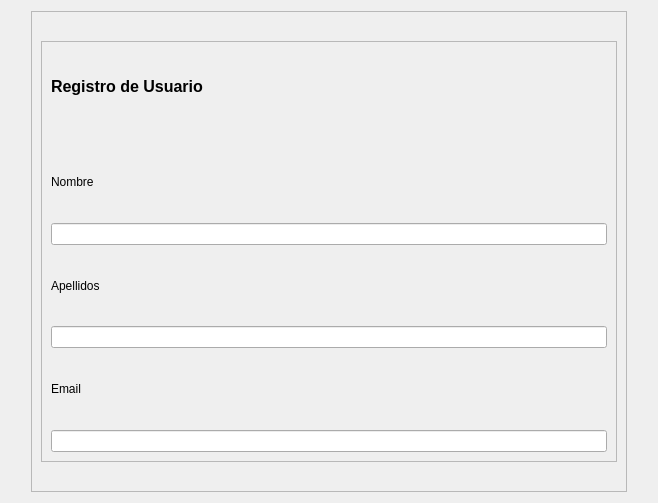
<?xml version="1.0" encoding="UTF-8"?>
<ui version="4.0">
 <class>centrawindow</class>
 <widget class="QDialog" name="centrawindow">
  <property name="geometry">
   <rect>
    <x>0</x>
    <y>0</y>
    <width>658</width>
    <height>503</height>
   </rect>
  </property>
  <property name="windowTitle">
   <string>MainWindow</string>
  </property>
  <layout class="QHBoxLayout" name="horizontalLayout">
   <item>
    <spacer name="verticalSpacer">
     <property name="orientation">
      <enum>Qt::Vertical</enum>
     </property>
     <property name="sizeHint" stdset="0">
      <size>
       <width>20</width>
       <height>478</height>
      </size>
     </property>
    </spacer>
   </item>
   <item>
    <widget class="QFrame" name="frame">
     <property name="frameShape">
      <enum>QFrame::StyledPanel</enum>
     </property>
     <property name="frameShadow">
      <enum>QFrame::Raised</enum>
     </property>
     <layout class="QVBoxLayout" name="verticalLayout">
      <item>
       <spacer name="horizontalSpacer">
        <property name="orientation">
         <enum>Qt::Horizontal</enum>
        </property>
        <property name="sizeHint" stdset="0">
         <size>
          <width>549</width>
          <height>20</height>
         </size>
        </property>
       </spacer>
      </item>
      <item>
       <widget class="QFrame" name="frame_2">
        <property name="frameShape">
         <enum>QFrame::StyledPanel</enum>
        </property>
        <property name="frameShadow">
         <enum>QFrame::Raised</enum>
        </property>
        <layout class="QVBoxLayout" name="verticalLayout_2">
         <item>
          <widget class="QLabel" name="label">
           <property name="font">
            <font>
             <pointsize>12</pointsize>
             <weight>75</weight>
             <bold>true</bold>
            </font>
           </property>
           <property name="text">
            <string>Registro de Usuario</string>
           </property>
          </widget>
         </item>
         <item>
          <spacer name="horizontalSpacer_3">
           <property name="orientation">
            <enum>Qt::Horizontal</enum>
           </property>
           <property name="sizeHint" stdset="0">
            <size>
             <width>525</width>
             <height>20</height>
            </size>
           </property>
          </spacer>
         </item>
         <item>
          <widget class="QLabel" name="label_2">
           <property name="text">
            <string>Nombre</string>
           </property>
          </widget>
         </item>
         <item>
          <widget class="QLineEdit" name="lineEdit"/>
         </item>
         <item>
          <widget class="QLabel" name="label_3">
           <property name="text">
            <string>Apellidos</string>
           </property>
          </widget>
         </item>
         <item>
          <widget class="QLineEdit" name="lineEdit_2"/>
         </item>
         <item>
          <widget class="QLabel" name="label_4">
           <property name="text">
            <string>Email</string>
           </property>
          </widget>
         </item>
         <item>
          <widget class="QLineEdit" name="lineEdit_3"/>
         </item>
        </layout>
       </widget>
      </item>
      <item>
       <spacer name="horizontalSpacer_2">
        <property name="orientation">
         <enum>Qt::Horizontal</enum>
        </property>
        <property name="sizeHint" stdset="0">
         <size>
          <width>549</width>
          <height>20</height>
         </size>
        </property>
       </spacer>
      </item>
     </layout>
    </widget>
   </item>
   <item>
    <spacer name="verticalSpacer_2">
     <property name="orientation">
      <enum>Qt::Vertical</enum>
     </property>
     <property name="sizeHint" stdset="0">
      <size>
       <width>20</width>
       <height>478</height>
      </size>
     </property>
    </spacer>
   </item>
  </layout>
 </widget>
 <resources/>
 <connections/>
</ui>
